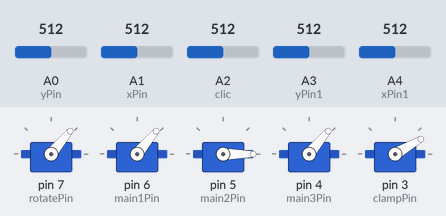
A sketch run on a simulated Arduino Uno, built with avr-gcc and run on an emulated ATmega328P. On the bench: 5 × servo. The test bench sets the inputs (shaded band); at power-on: A0 (yPin) = 512, A1 (xPin) = 512, A3 (yPin1) = 512, A2 (clic) = 512, A4 (xPin1) = 512.

Above: at 1.2 s.
1.3 s: A0 (yPin) set to 56
2.8 s: A0 (yPin) set to 48
At 3.22 s:
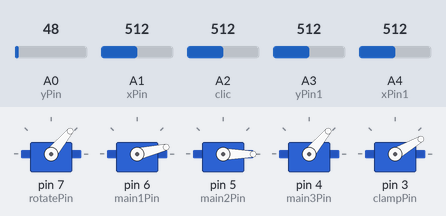
At 3.8 s:
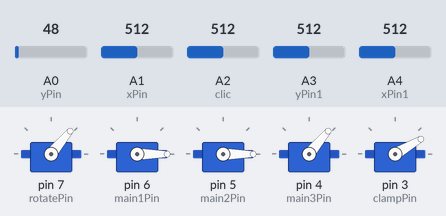
4.8 s: A1 (xPin) set to 954
6.3 s: A1 (xPin) set to 990
At 9.0 s:
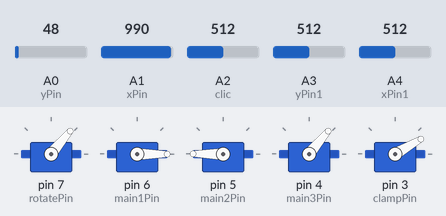
9.3 s: A3 (yPin1) set to 57
12.3 s: A3 (yPin1) set to 48
At 12.73 s:
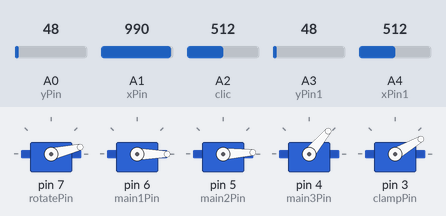
Timing chart, 0 to 18.4 s (numbered marks = the images above; inputs shaded):
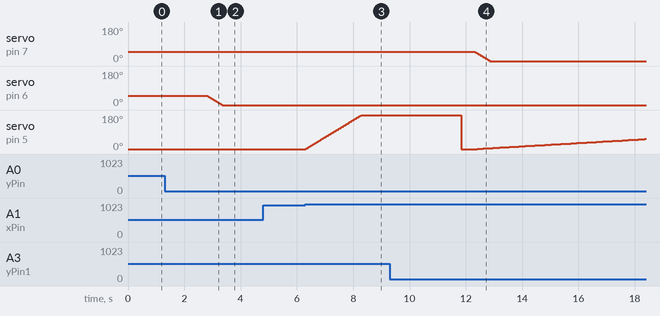

Measured:
- the behaviour switches between 52 and 51 on A0 (yPin) (found by bisection; images 0 and 1)
- the behaviour switches between 971 and 972 on A1 (xPin) (found by bisection; images 2 and 3)
- the behaviour switches between 52 and 51 on A3 (yPin1) (found by bisection; images 3 and 4)
- after the input at 1.3 s, every drawn part: stays the same
- after the input at 2.8 s, servo on pin 6 (main1Pin): moves from 50° to 0° over 0.54 s, starting at once
- after the input at 4.8 s, every drawn part: stays the same
- after the input at 6.3 s, servo on pin 5 (main2Pin): moves from 0° to 180° over 2.0 s, starting at once
- after the input at 12.3 s, servo on pin 7 (rotatePin): moves from 50° to 0° over 0.54 s, starting at once

The sketch:

sketch_jun20b.ino
```cpp
#include <Servo.h>

Servo rotate;
Servo main1;
Servo main2;
Servo main3;
Servo clamp;

int xPin = A1;
int yPin = A0;
int clic = A2;
int xPin1 = A4;
int yPin1 = A3;

int rotatePin = 7;
int main1Pin = 6;
int main2Pin = 5;
int main3Pin = 4;
int clampPin = 3;

int xPos;
int yPos;
int xPos1;
int yPos1;
int clicked;
int timer = 50;
int toggle = 0;

float servPos = 0;
float servPos1 = 50;
float servPos2 = 50;
float servPos3 = 50;

void setup()
{
  rotate.attach(rotatePin);
  main1.attach(main1Pin);
  main2.attach(main2Pin);
  main3.attach(main3Pin);
  clamp.attach(clampPin);

  clamp.write(30);

  pinMode(xPin, INPUT);
  pinMode(yPin, INPUT);
  pinMode(xPin1, INPUT);
  pinMode(yPin1, INPUT);
  pinMode(clic, INPUT);
  Serial.begin(9600);
}

void loop()
{
  xPos = analogRead(xPin);
  yPos = analogRead(yPin);
  xPos1 = analogRead(xPin1);
  yPos1 = analogRead(yPin1);
  clicked = analogRead(clic);
  xPos = map(xPos, 0, 1023, -1000, 1000);
  yPos = map(yPos, 0, 1023, -1000, 1000);
  xPos1 = map(xPos1, 0, 1023, -1000, 1000);
  yPos1 = map(yPos1, 0, 1023, -1000, 1000);

  if(clicked == 1 && toggle == 0 && timer < 0)
  {
    timer = 25;
    clamp.write(30);
    toggle = 1;
  }
  if(clicked == 1 && toggle == 1 && timer < 0)
  {
    timer = 25;
    clamp.write(0);
    toggle = 0;
  }
  if(xPos > 50 or xPos < -50)
  {
    servPos = servPos + xPos / 900;
  }
  if(yPos > 50 or yPos < -50)
  {
    servPos1 = servPos1 + yPos / 900;
  }
  if(xPos1 > 50 or xPos1 < -50)
  {
    servPos2 = servPos2 + xPos1 / 900;
  }
  if(yPos1 > 50 or yPos1 < -50)
  {
    servPos3 = servPos3 + yPos1 / 900;
  }

  rotate.write(servPos3);
  main1.write(servPos1);
  main2.write(servPos);
  main3.write(servPos2);

  timer = timer - 1;

  delay(10);
}
```
